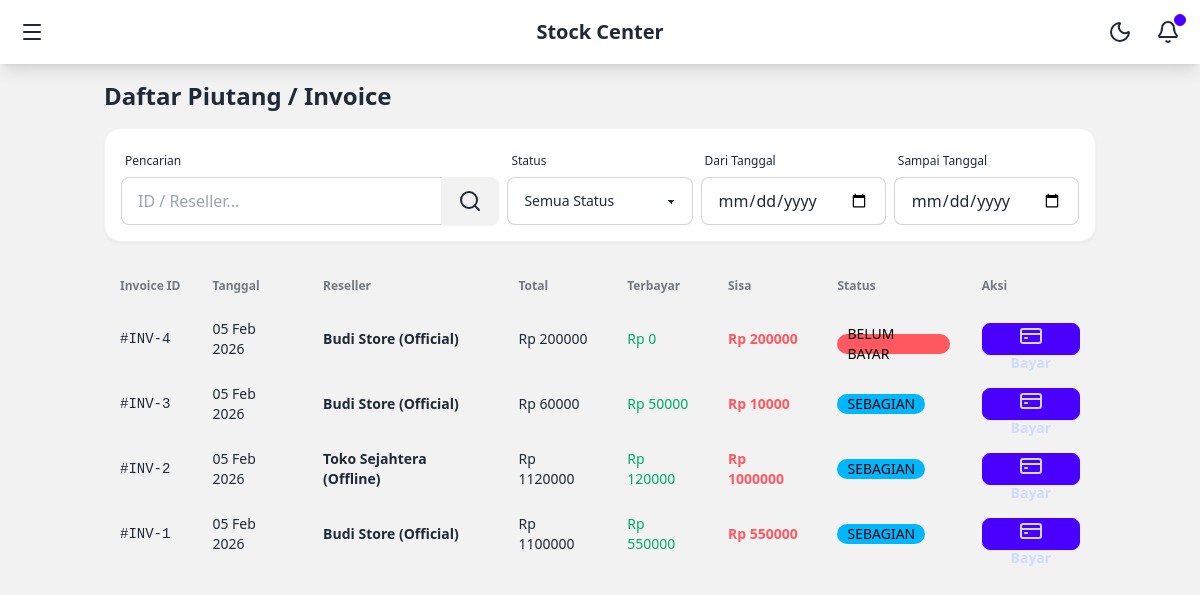
Page /invoices/ (signed in) on the committed database.
### core/models.py (models this page shows, shortened)
class Invoice(models.Model):
    STATUS_CHOICES = [
        ('UNPAID', 'Unpaid'),
        ('PARTIAL', 'Partially Paid'),
        ('PAID', 'Paid'),
    ]
    reseller = models.ForeignKey(Reseller, on_delete=models.CASCADE)
    transaction = models.ForeignKey(Transaction, on_delete=models.CASCADE)
    total_amount = models.DecimalField(max_digits=12, decimal_places=2)
    paid_amount = models.DecimalField(max_digits=12, decimal_places=2, default=0)
    status = models.CharField(max_length=10, choices=STATUS_CHOICES, default='UNPAID')
    created_at = models.DateTimeField(auto_now_add=True)
    @property
    def remaining_balance(self):
        return self.total_amount - self.paid_amount

class Reseller(models.Model):
    user = models.OneToOneField(User, on_delete=models.SET_NULL, null=True, blank=True, related_name='reseller_profile')
    name = models.CharField(max_length=255)
    phone = models.CharField(max_length=20)
    address = models.TextField()
    credit_limit = models.DecimalField(max_digits=12, decimal_places=2, default=0)
    current_balance = models.DecimalField(max_digits=12, decimal_places=2, default=0)

### core/views.py (the view)
# urls.py: path('invoices/', views.InvoiceListView.as_view(), name='invoice_list'),
@method_decorator(login_required, name='dispatch')
class InvoiceListView(ListView):
    model = Invoice
    template_name = 'finance/invoice_list.html'
    context_object_name = 'invoices'
    ordering = ['-created_at']
    paginate_by = 10
    def get_queryset(self):
        queryset = Invoice.objects.select_related('reseller', 'transaction').order_by('-created_at')
        if hasattr(self.request.user, 'reseller_profile'):
            queryset = queryset.filter(reseller=self.request.user.reseller_profile)
        query = self.request.GET.get('q')
        if query:
            if query.isdigit():
                 queryset = queryset.filter(id=query)
            else:
                 queryset = queryset.filter(reseller__name__icontains=query)
        status = self.request.GET.get('status')
        if status:
            queryset = queryset.filter(status=status)
        start_date = self.request.GET.get('start_date')
        end_date = self.request.GET.get('end_date')
        if start_date:
            queryset = queryset.filter(created_at__date__gte=start_date)
        if end_date:
            queryset = queryset.filter(created_at__date__lte=end_date)
        return queryset
    def get_context_data(self, **kwargs):
        context = super().get_context_data(**kwargs)
        context['status_choices'] = Invoice.STATUS_CHOICES
        return context

### templates/finance/invoice_list.html (shortened to what this page needs)
{% extends 'base.html' %}
{% block content %}
<div class="flex flex-col gap-4 mb-6">
    <h1 class="text-2xl font-bold">Daftar Piutang / Invoice</h1>
    <form method="get" class="bg-base-100 p-4 rounded-box shadow-sm border border-base-200">
        <div class="grid grid-cols-1 sm:grid-cols-2 lg:grid-cols-5 gap-2 items-end">
            <div class="form-control lg:col-span-2">
                <label class="label"><span class="label-text-alt">Pencarian</span></label>
                <div class="join w-full">
                    <input type="text" name="q" placeholder="ID / Reseller..." class="input input-bordered join-item w-full" value="{{ request.GET.q|default:'' }}">
                    <button class="btn join-item"><i data-lucide="search"></i></button>
                </div>
            </div>
             <div class="form-control">
                <label class="label"><span class="label-text-alt">Status</span></label>
                <select name="status" class="select select-bordered w-full" onchange="this.form.submit()">
                    <option value="">Semua Status</option>
                </select>
            </div>
            <div class="form-control">
                <label class="label"><span class="label-text-alt">Dari Tanggal</span></label>
                <input type="date" name="start_date" class="input input-bordered w-full" value="{{ request.GET.start_date|default:'' }}" onchange="this.form.submit()">
            </div>
            <div class="form-control">
                <label class="label"><span class="label-text-alt">Sampai Tanggal</span></label>
                <input type="date" name="end_date" class="input input-bordered w-full" value="{{ request.GET.end_date|default:'' }}" onchange="this.form.submit()">
            </div>
        </div>
    </form>
</div>
<div class="overflow-x-auto">
    <table class="table w-full">
        <thead>
            <tr>
                <th>Invoice ID</th>
                <th>Tanggal</th>
                <th>Reseller</th>
                <th>Total</th>
                <th>Terbayar</th>
                <th>Sisa</th>
                <th>Status</th>
                <th>Aksi</th>
            </tr>
        </thead>
        <tbody>
            {% for invoice in invoices %}
            <tr class="hover">
                <td class="font-mono">#INV-{{ invoice.id }}</td>
                <td>{{ invoice.created_at|date:"d M Y" }}</td>
                <td class="font-bold">{{ invoice.reseller.name }}</td>
                <td>Rp {{ invoice.total_amount|floatformat:0 }}</td>
                <td class="text-success">Rp {{ invoice.paid_amount|floatformat:0 }}</td>
                <td class="text-error font-bold">
                    Rp {{ invoice.remaining_balance|floatformat:0 }}
                </td>
                <td>
                    {% if invoice.status == 'PAID' %}
                    <span class="badge badge-success">LUNAS</span>
                    {% elif invoice.status == 'PARTIAL' %}
                    <span class="badge badge-info">SEBAGIAN</span>
                    {% else %}
                    <span class="badge badge-error">BELUM BAYAR</span>
                    {% endif %}
                </td>
                <td>
                    {% if invoice.status != 'PAID' %}
                    <a href="{% url 'payment_create' invoice.pk %}" class="btn btn-sm btn-primary">
                        <i data-lucide="credit-card"></i> Bayar
                    </a>
                    {% endif %}
                </td>
            </tr>
            {% endfor %}
        </tbody>
    </table>
</div>
{% endblock %}

### templates/base.html (style rules this page uses)
body { font-family: ui-sans-serif, system-ui, -apple-system, BlinkMacSystemFont, "Segoe UI", Roboto, "Helvetica Neue", Arial, "Noto Sans", sans-serif; }

### rows in the picture
Invoice: id "4", created_at "05 Feb 2026", reseller.name "Budi Store (Official)", total_amount "200000", paid_amount "0", remaining_balance "200000", status "BELUM BAYAR"
Invoice: id "3", created_at "05 Feb 2026", reseller.name "Budi Store (Official)", total_amount "60000", paid_amount "50000", remaining_balance "10000", status "SEBAGIAN"
Invoice: id "2", created_at "05 Feb 2026", reseller.name "Toko Sejahtera (Offline)", total_amount "1120000", paid_amount "120000", remaining_balance "1000000", status "SEBAGIAN"
Invoice: id "1", created_at "05 Feb 2026", reseller.name "Budi Store (Official)", total_amount "1100000", paid_amount "550000", remaining_balance "550000", status "SEBAGIAN"
